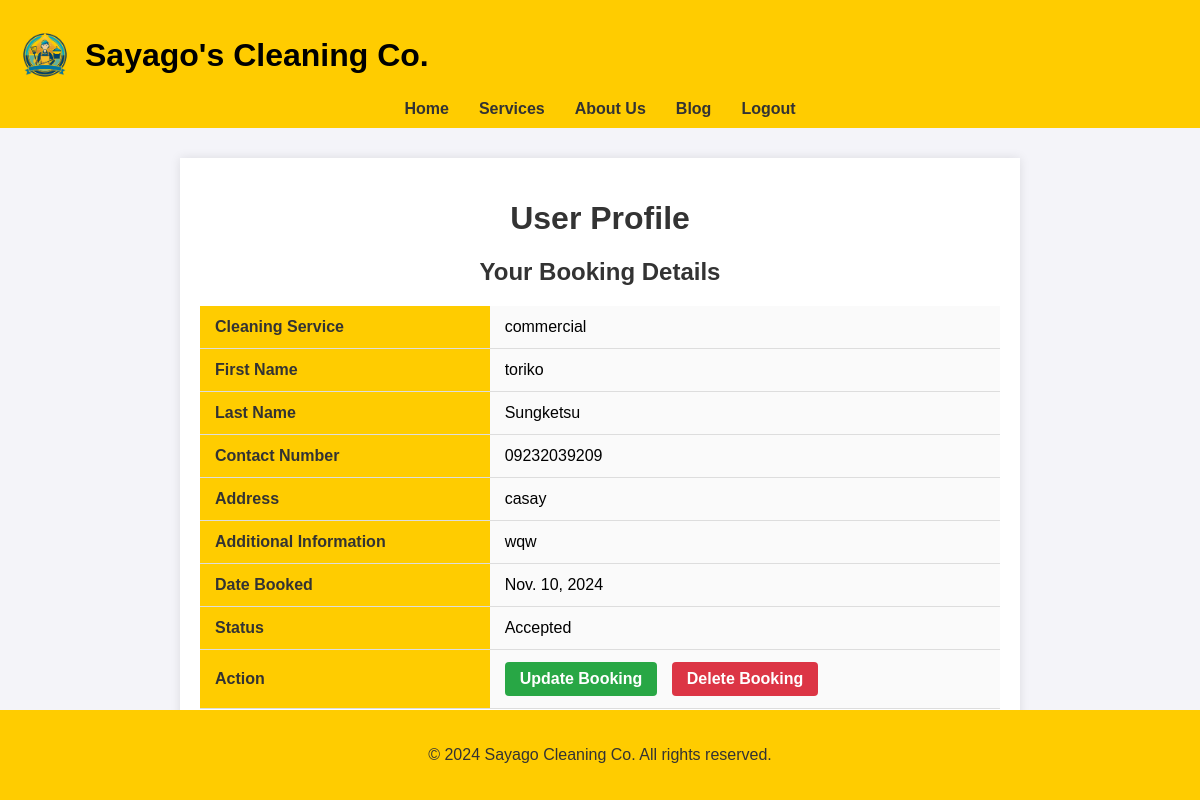
Screenshot of /profile/ (signed in) with the database file from the repository.
### cleaning/models.py (models this page shows, shortened)
class Booking(models.Model):
    booking_id = models.AutoField(primary_key=True, editable=False)
    CLEANING_CHOICES = [
    ('residential', 'Residential Cleaning'),
    ('commercial', 'Commercial Cleaning'),
    ('deep-cleaning', 'Deep Cleaning'),
    ('move-in-out', 'Move-in/Move-out Cleaning'),
    ('carpet-cleaning', 'Carpet Cleaning'),
    ('upholstery-cleaning', 'Upholstery Cleaning'),
    ('window-cleaning', 'Window Cleaning'),
    ('eco-friendly', 'Eco-friendly Green Cleaning'),
    ]
    PENDING = 'pending'
    CONFIRMED = 'confirmed'
    COMPLETED = 'completed'
    STATUS_CHOICES = [
        (CONFIRMED, 'Confirmed'),
        (PENDING, 'Pending'),
        (COMPLETED, 'Completed'),
    ]
    user = models.ForeignKey(User, on_delete=models.CASCADE)
    cleaning_service = models.CharField(max_length=20, choices=CLEANING_CHOICES)
    first_name = models.CharField(max_length=100)
    last_name = models.CharField(max_length=100, default='Unknown')
    contact_number = models.CharField(max_length=15)
    address = models.TextField()
    additional_info = models.TextField(blank=True, null=True)
    status = models.CharField(max_length=20, choices=STATUS_CHOICES, default=PENDING)
    created_at = models.DateTimeField(auto_now_add=True)
    booking_date = models.DateField()

### cleaning/views.py (the view)
# urls.py: path('profile/', views.profile_view, name='user_profile'),
def profile_view(request):
    booking = Booking.objects.filter(user=request.user).last()  # Get the most recent booking
    return render(request, 'cleaning/user_profile.html', {'booking': booking})

### cleaning/templates/cleaning/user_profile.html (shortened to what this page needs)
<!DOCTYPE html>
<html lang="en">
<head>
    {% load static %}
    <link rel="stylesheet" href="{% static 'styles/user_profile.css' %}?101">
</head>
<body>
    <header>
        <nav>
            <div class="logo-title-container">
                <img src="{% static 'images/logo1.png' %}" class="logo" alt="logo">
                <h1 class="site-title">Sayago's Cleaning Co.</h1>
            </div>
            <ul class="centered-menu">
                <li><a href="{% url 'u_home' %}">Home</a></li>
                <li><a href="{% url 'user_services' %}">Services</a></li>
                <li><a href="{% url 'user_about' %}">About Us</a></li>
                <li><a href="{% url 'user_blog' %}">Blog</a></li>
                <li><a href="{% url 'home' %}">Logout</a></li>
            </ul>
        </nav>
    </header>
    <div class="content">
        <h1>User Profile</h1>
        <div class="profile-info">
            <h2>Your Booking Details</h2>
            {% if booking %}
                <table>
                    <tr>
                        <th>Cleaning Service</th>
                        <td>{{ booking.cleaning_service }}</td>
                    </tr>
                    <tr>
                        <th>First Name</th>
                        <td>{{ booking.first_name }}</td>
                    </tr>
                    <tr>
                        <th>Last Name</th>
                        <td>{{ booking.last_name }}</td>
                    </tr>
                    <tr>
                        <th>Contact Number</th>
                        <td>{{ booking.contact_number }}</td>
                    </tr>
                    <tr>
                        <th>Address</th>
                        <td>{{ booking.address }}</td>
                    </tr>
                    <tr>
                        <th>Additional Information</th>
                        <td>{{ booking.additional_info }}</td>
                    </tr>
                    <tr>
                        <th>Date Booked</th>
                        <td>{{ booking.booking_date }}</td>
                    </tr>
                    <tr>
                        <th>Status</th>
                        <td>{{ booking.status }}</td>
                    </tr>
                    <tr>
                        <th>Action</th>
                        <td>
                            <a href="{% url 'update_booking' booking.pk %}" class="action-btn update-btn">Update Booking</a>
                            <a href="{% url 'delete_booking' booking.pk %}" class="action-btn delete-btn" onclick="return confirm('Are you sure you want to delete this booking?');">Delete Booking</a>
                        </td>
                    </tr>
                </table>
            {% else %}
                <p>No booking found. Please make a booking.</p>
            {% endif %}
        </div>
    </div>
    <footer>
        <p>&copy; 2024 Sayago Cleaning Co. All rights reserved.</p>
    </footer>
</body>
</html>

### cleaning/static/styles/user_profile.css (style rules this page uses)
body { font-family: Arial, sans-serif; margin: 0; padding: 0; background-color: #f4f4f9; }
header { background-color: #ffcc00; padding: 10px 0; }
nav ul { list-style-type: none; margin: 0; padding: 0; display: flex; justify-content: center; }
nav ul li { margin: 0 15px; }
nav ul li a { text-decoration: none; color: #333; font-weight: bold; }
nav .logo { height: 50px; margin-left: 20px; }
.content { max-width: 800px; margin: 30px auto; padding: 20px; background-color: #fff; box-shadow: 0 0 10px rgba(0, 0, 0, 0.1); }
h1, h2 { color: #333; text-align: center; }
table { width: 100%; border-collapse: collapse; margin-top: 20px; font-size: 16px; }
th, td { padding: 12px 15px; text-align: left; border-bottom: 1px solid #ddd; }
th { background-color: #ffcc00; color: #333; font-weight: bold; }
td { background-color: #fafafa; }
.action-btn { display: inline-block; padding: 8px 15px; text-decoration: none; color: #fff; border-radius: 4px; font-weight: bold; margin-right: 10px; }
.update-btn { background-color: #28a745; }
.delete-btn { background-color: #dc3545; }
footer { text-align: center; padding: 20px 0; background-color: #ffcc00; color: #333; position: fixed; width: 100%; bottom: 0; }
.logo-title-container { display: flex; align-items: center; }
.logo { height: 170px; margin-right: 15px; }
.site-title { color: black; font-size: 32px; font-weight: bold; }

### rows the page displays
Booking: cleaning_service "commercial", first_name "toriko", last_name "Sungketsu", contact_number "09232039209", address "casay", additional_info "wqw", booking_date "Nov. 10, 2024", status "Accepted"
